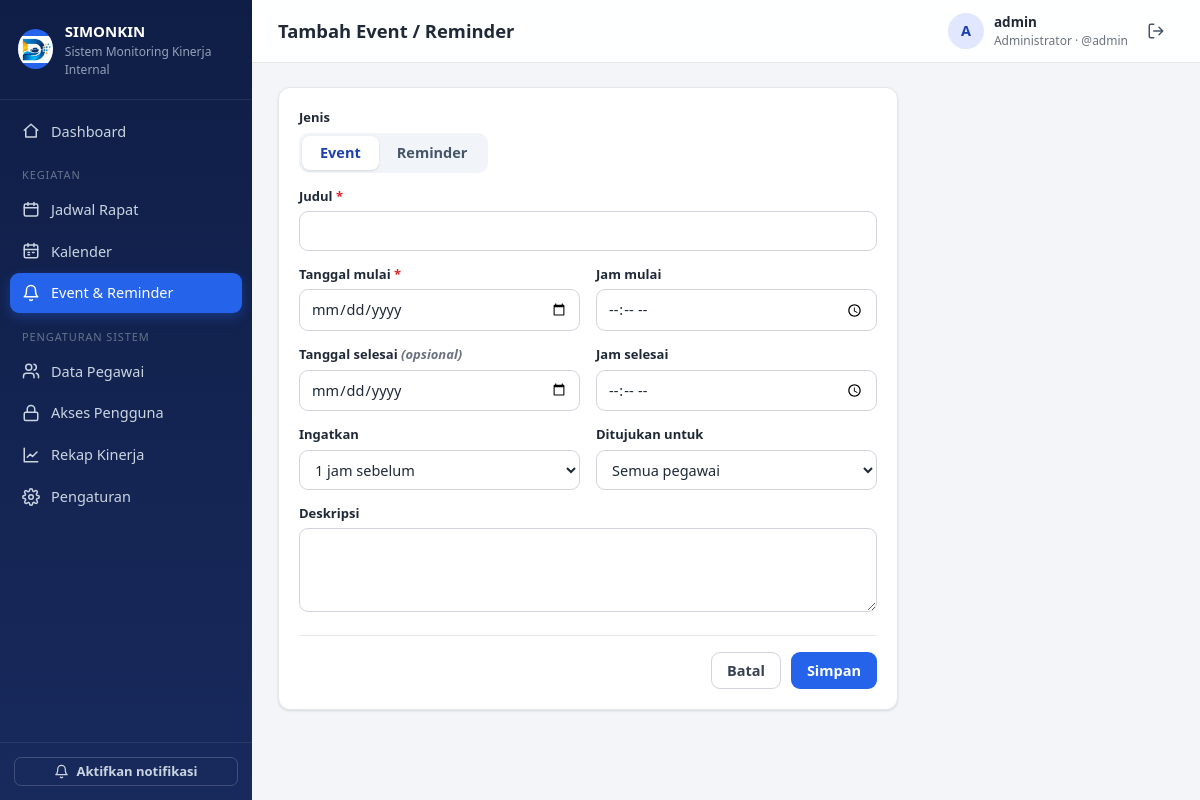
Screenshot of /event/baru (signed in) with the database file from the repository.
### tables this page shows
CREATE TABLE settings (key TEXT PRIMARY KEY, value TEXT);

CREATE TABLE users (
    id INTEGER PRIMARY KEY AUTOINCREMENT,
    username TEXT UNIQUE NOT NULL,
    password_hash TEXT NOT NULL,
    role TEXT NOT NULL CHECK (role IN ('admin','user')),
    pegawai_id INTEGER REFERENCES pegawai(id) ON DELETE SET NULL,
    aktif INTEGER NOT NULL DEFAULT 1,
    last_login TEXT, created_at TEXT
);

### app.py (the view, shortened to what this page needs)
@app.route("/event/baru", methods=["GET", "POST"])
@admin_required
def event_baru():
    return render_template("event_form.html", **event_form_ctx({"jenis": request.args.get("jenis", "event"),
                                                                 "ingatkan_menit": 60}))

### app.py (called while the page is built, shortened)
def get_db():
    if "db" not in g:
        g.db = sqlite3.connect(DB_PATH)
        g.db.row_factory = sqlite3.Row
        g.db.execute("PRAGMA foreign_keys = ON")
    return g.db

def query(sql, args=(), one=False):
    cur = get_db().execute(sql, args)
    rows = cur.fetchall()
    cur.close()
    return (rows[0] if rows else None) if one else rows

def now_str():
    return datetime.now().strftime(FMT)

def parse_dt(value):
    if not value:
        return None

def csrf_token():
    if "_csrf" not in session:
        session["_csrf"] = secrets.token_hex(16)
    return session["_csrf"]

@app.before_request
def before():
    g.settings = {r["key"]: r["value"] for r in query("SELECT key, value FROM settings")}
    for k, v in DEFAULT_SETTINGS.items():
        g.settings.setdefault(k, v)
    g.user = None
    uid = session.get("uid")
    if uid:
        g.user = query(
            """SELECT u.*, p.nama AS pegawai_nama, p.jabatan AS pegawai_jabatan
               FROM users u LEFT JOIN pegawai p ON p.id = u.pegawai_id
               WHERE u.id = ? AND u.aktif = 1""", (uid,), one=True)
        if g.user is None:
            session.clear()
    if request.method == "POST":
        token = request.form.get("_csrf") or request.headers.get("X-CSRF-Token")
        if not token or token != session.get("_csrf"):
            abort(400, "Token keamanan tidak valid. Muat ulang halaman lalu coba lagi.")

def is_admin():
    return bool(g.user and g.user["role"] == "admin")

def admin_required(f):
    @wraps(f)
    def wrapper(*a, **kw):
        if not g.user:
            return redirect(url_for("login", next=request.full_path))
        if g.user["role"] != "admin":
            abort(403)
        return f(*a, **kw)
    return wrapper

def icon(name, size=18):
    return Markup(
        f'<svg class="ic" width="{size}" height="{size}" viewBox="0 0 24 24" fill="none" stroke="currentColor" '
        f'stroke-width="2" stroke-linecap="round" stroke-linejoin="round" aria-hidden="true">{ICONS.get(name, "")}</svg>')

def pegawai_options(include_ids=()):
    rows = query("SELECT * FROM pegawai WHERE aktif=1 ORDER BY nama")
    if include_ids:
        have = {r["id"] for r in rows}
        missing = [i for i in include_ids if i not in have]
        if missing:
            qs = ",".join("?" * len(missing))
            rows = list(rows) + list(query(f"SELECT * FROM pegawai WHERE id IN ({qs})", missing))
    return rows

### monitoring-kinerja/templates/event_form.html (shortened to what this page needs)
{% extends 'base.html' %}
{% block heading %}{{ 'Edit' if e.id else 'Tambah' }} Event / Reminder{% endblock %}
{% block content %}
<form method="post" class="card form-card narrow">
  <div class="field"><span>Jenis</span>
    <div class="seg">
      <label><input type="radio" name="jenis" value="event" {{ 'checked' if e.jenis!='reminder' }}><span>Event</span></label>
      <label><input type="radio" name="jenis" value="reminder" {{ 'checked' if e.jenis=='reminder' }}><span>Reminder</span></label>
    </div>
  </div>
  <label class="field"><span>Judul <b class="req">*</b></span><input name="judul" value="{{ e.judul or '' }}" required></label>
  <div class="form-grid">
    <label class="field"><span>Tanggal mulai <b class="req">*</b></span><input type="date" name="tanggal" value="{{ tanggal }}" required></label>
    <label class="field"><span>Jam mulai</span><input type="time" name="jam" value="{{ jam }}"></label>
    <label class="field"><span>Tanggal selesai <em class="muted">(opsional)</em></span><input type="date" name="tanggal_selesai" value="{{ tanggal_selesai }}"></label>
    <label class="field"><span>Jam selesai</span><input type="time" name="jam_selesai" value="{{ jam_selesai }}"></label>
  </div>
  <div class="form-grid">
    <label class="field"><span>Ingatkan</span>
      <select name="ingatkan_menit">
        {% for v, l in [(0,'Tanpa pengingat'),(15,'15 menit sebelum'),(30,'30 menit sebelum'),(60,'1 jam sebelum'),(120,'2 jam sebelum'),(1440,'1 hari sebelum'),(4320,'3 hari sebelum')] %}
        <option value="{{ v }}" {{ 'selected' if (e.ingatkan_menit or 0)|int == v }}>{{ l }}</option>{% endfor %}
      </select></label>
    <label class="field"><span>Ditujukan untuk</span>
      <select name="untuk_pegawai_id">
        <option value="">Semua pegawai</option>
      </select></label>
  </div>
  <label class="field"><span>Deskripsi</span><textarea name="deskripsi" rows="3">{{ e.deskripsi or '' }}</textarea></label>
  <div class="form-actions"><a href="{{ url_for('event_list') }}" class="btn btn-light">Batal</a><button class="btn btn-primary">Simpan</button></div>
</form>
{% endblock %}

### monitoring-kinerja/templates/base.html (shortened to what this page needs)
<!doctype html>
<html lang="id">
  <head>
    <link
      rel="stylesheet"
      href="{{ url_for('static', filename='style.css') }}"
    />
  </head>
  <body>
    {% set ep = request.endpoint or '' %}
    <div class="layout">
      <aside class="sidebar" id="sidebar">
        <div class="brand">
          <div class="logo">
            <img
              src="{{ url_for('static', filename='img/image.png') }}"
              alt="Logo"
              style="width: 100%; height: 100%; object-fit: contain"
            />
          </div>
          <div>
            <div class="brand-title">{{ settings.nama_aplikasi }}</div>
            <div class="brand-sub">{{ settings.nama_instansi }}</div>
          </div>
        </div>
        <nav class="nav">
          <a
            href="{{ url_for('dashboard') }}"
            class="{{ 'active' if ep=='dashboard' }}"
            >{{ icon('home') }} Dashboard</a
          >
          {% if is_admin %}
          <div class="nav-label">Kegiatan</div>
          <a
            href="{{ url_for('rapat_list') }}"
            class="{{ 'active' if ep.startswith('rapat') }}"
            >{{ icon('rapat') }} Jadwal Rapat</a
          >
          {% endif %}
          <a
            href="{{ url_for('kalender') }}"
            class="{{ 'active' if ep=='kalender' }}"
            >{{ icon('kalender') }} Kalender</a
          >
          <a
            href="{{ url_for('event_list') }}"
            class="{{ 'active' if ep.startswith('event') }}"
            >{{ icon('bell') }} {{ 'Event & Reminder' if is_admin else
            'Pengingat & Event' }}</a
          >
          {% if is_admin %}
          <div class="nav-label">Pengaturan Sistem</div>
          <a
            href="{{ url_for('pegawai_list') }}"
            class="{{ 'active' if ep.startswith('pegawai') }}"
            >{{ icon('pegawai') }} Data Pegawai</a
          >
          <a
            href="{{ url_for('pengguna_list') }}"
            class="{{ 'active' if ep.startswith('pengguna') }}"
            >{{ icon('kunci') }} Akses Pengguna</a
          >
          <a
            href="{{ url_for('rekap') }}"
            class="{{ 'active' if ep.startswith('rekap') }}"
            >{{ icon('chart') }} Rekap Kinerja</a
          >
          <a
            href="{{ url_for('pengaturan') }}"
            class="{{ 'active' if ep=='pengaturan' }}"
            >{{ icon('gear') }} Pengaturan</a
          >
          {% endif %}
        </nav>
        <div class="sidebar-foot">
          <button
            type="button"
            class="btn btn-sm btn-outline-light w100"
            id="btnNotif"
          >
            {{ icon('bell',15) }} Aktifkan notifikasi
          </button>
        </div>
      </aside>
      <main class="main">
        <header class="topbar">
          <h1 class="page-title">{% block heading %}{% endblock %}</h1>
          <div class="user-box">
            <div class="avatar">
              {{ (current_user.pegawai_nama or current_user.username)[:1]|upper
              }}
            </div>
            <div class="user-meta">
              <div class="user-name">
                {{ current_user.pegawai_nama or current_user.username }}
              </div>
              <div class="user-role">
                {{ 'Administrator' if is_admin else 'Pengguna' }} · @{{
                current_user.username }}
              </div>
            </div>
            <form method="post" action="{{ url_for('logout') }}" class="inline">
              <button class="icon-btn" title="Keluar">
                {{ icon('logout') }}
              </button>
            </form>
          </div>
        </header>
        <div class="content">
           {% block content %}{% endblock %}
        </div>
      </main>
    </div>
  </body>
</html>

### rows the page displays
settings: nama_aplikasi "SIMONKIN"
settings: nama_instansi "Sistem Monitoring Kinerja Internal"
users: username "A", username "admin"

### other values shown
{{ 'Event & Reminder' if is_admin else
            'Pengingat & Event' }} "Event & Reminder"
{{ 'Edit' if e.id else 'Tambah' }} "Tambah"
{{ 'Administrator' if is_admin else 'Pengguna' }} "Administrator"
form field ingatkan_menit "1 jam sebelum"
